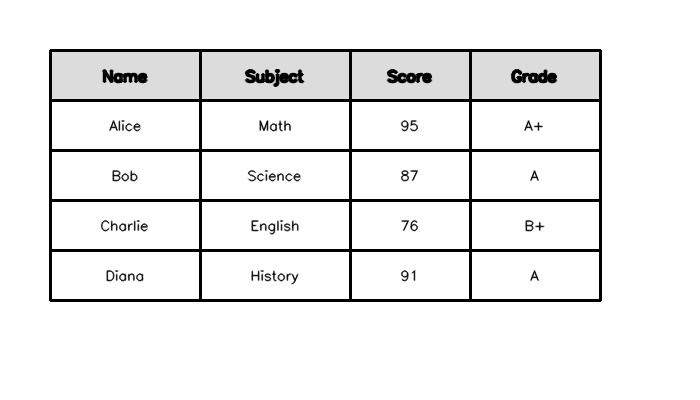
#> input picture sample_table.png, 700 x 400 px
$ python -i detection.py   (imports and definitions only)
#> lines starting #> are read from the running program, lines starting #| are printed output that depends on the picture
#> further down, picture is the input picture: shape (400, 700, 3); min 0, max 255, mean 236.8
"""
detection.py — Text-region and table-cell detection.

Two strategies:
  1. PaddleOCR-based text detection (for documents)
  2. Contour-based table/cell detection (for tables)
"""

import cv2
import numpy as np

from config import MIN_CONTOUR_AREA, MIN_CELL_WIDTH, MIN_CELL_HEIGHT


# [27 lines left out: function detect_text_regions_paddle, not called in this run]


def detect_table_contours(img_processed: np.ndarray) -> list:
    """
    Detect table cells using morphological operations and contour detection.

    Args:
        img_processed: Preprocessed (thresholded) grayscale image.

    Returns:
        List of dicts: { "bbox": [x1, y1, x2, y2], "type": "table_cell" }
    """
    # Invert so that lines are white on black
    inverted = cv2.bitwise_not(img_processed)
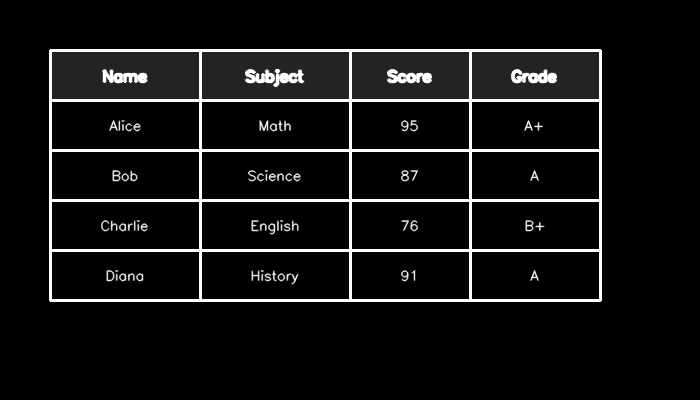
#> inverted: shape (400, 700, 3); min 0, max 255, mean 18.2

    # Detect horizontal lines
    h_kernel_len = max(img_processed.shape[1] // 30, 10)
#> h_kernel_len = 23
    h_kernel = cv2.getStructuringElement(cv2.MORPH_RECT, (h_kernel_len, 1))
    horizontal = cv2.morphologyEx(inverted, cv2.MORPH_OPEN, h_kernel, iterations=2)
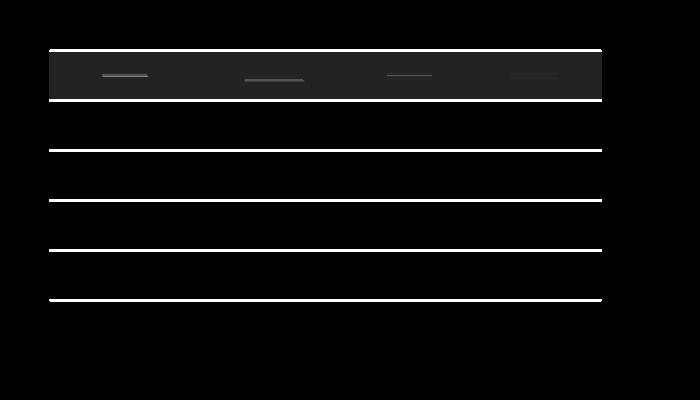
#> horizontal: shape (400, 700, 3); min 0, max 255, mean 12.4

    # Detect vertical lines
    v_kernel_len = max(img_processed.shape[0] // 30, 10)
#> v_kernel_len = 13
    v_kernel = cv2.getStructuringElement(cv2.MORPH_RECT, (1, v_kernel_len))
#> v_kernel = [1, 1, 1, 1, 1, 1, 1, 1, 1, 1, 1, 1, 1]
    vertical = cv2.morphologyEx(inverted, cv2.MORPH_OPEN, v_kernel, iterations=2)
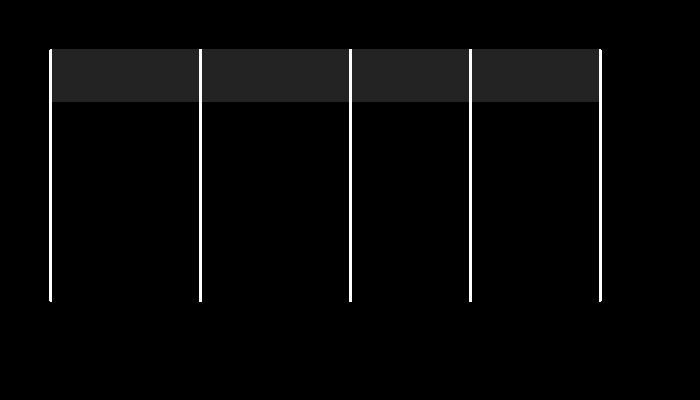
#> vertical: shape (400, 700, 3); min 0, max 255, mean 7

    # Combine horizontal + vertical to get grid
    table_mask = cv2.add(horizontal, vertical)
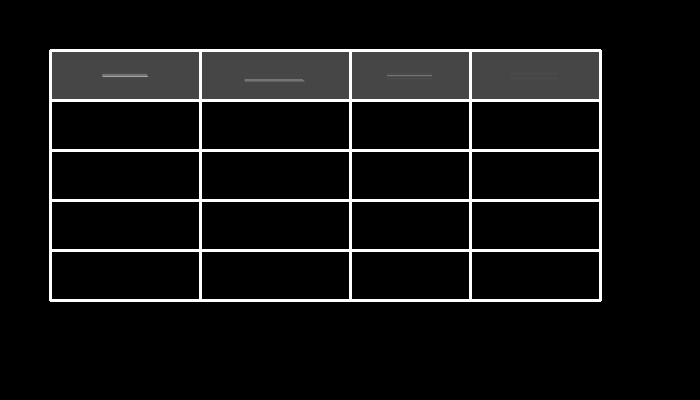
#> table_mask: shape (400, 700, 3); min 0, max 255, mean 18.7

    # Dilate slightly to close small gaps
    kernel = cv2.getStructuringElement(cv2.MORPH_RECT, (3, 3))
    table_mask = cv2.dilate(table_mask, kernel, iterations=1)
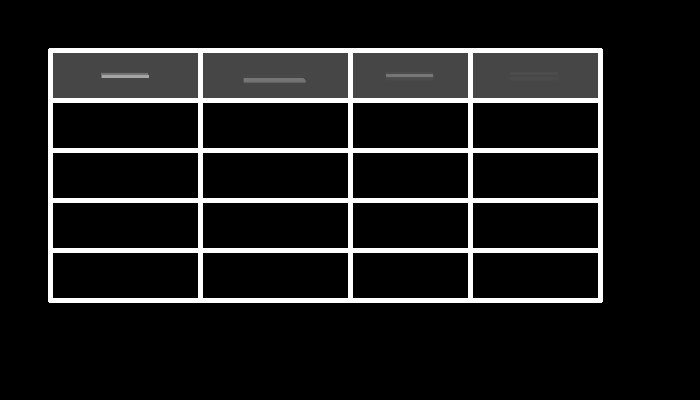
#> table_mask: shape (400, 700, 3); min 0, max 255, mean 26.4

    # Find contours
#> (the run stopped early here; a loop or call above may not have finished)
